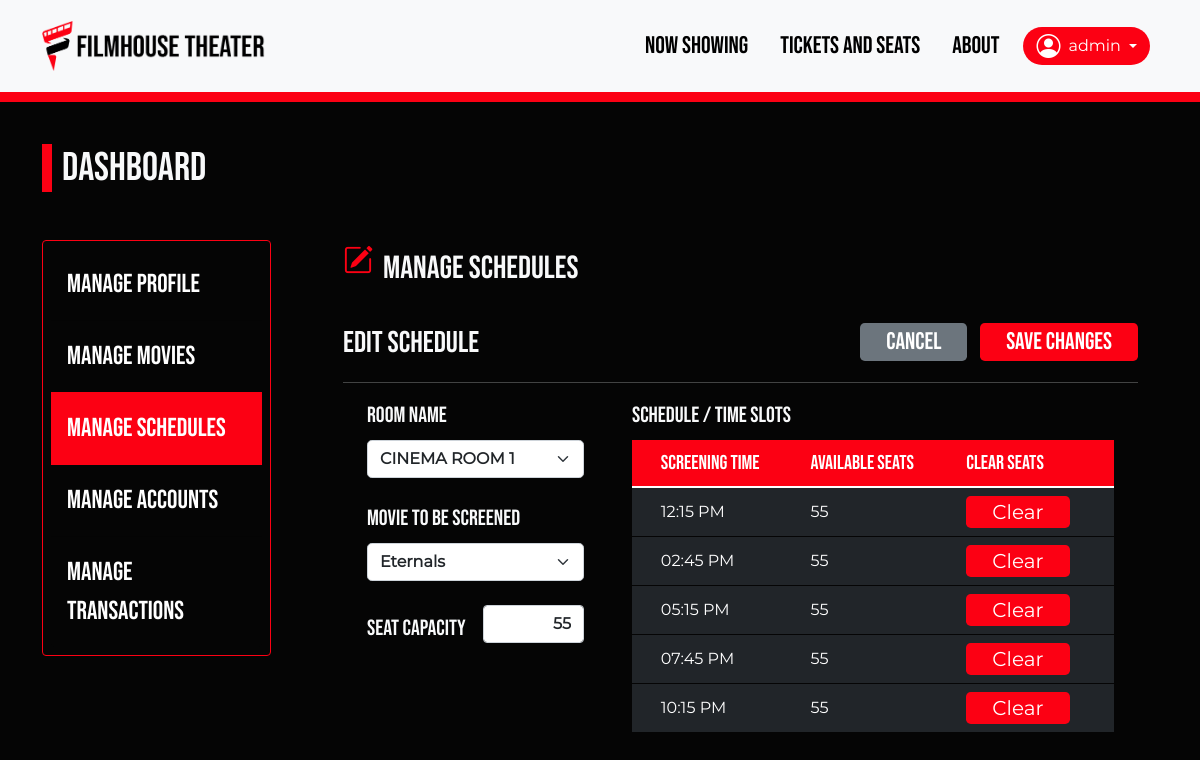
The app's page /manage-schedules.php?edit=1 (signed in) with its own data.
### tables this page shows
CREATE TABLE screening_room (
    roomID INT AUTO_INCREMENT NOT NULL,
    roomName VARCHAR (55) NOT NULL,
    movieID INT,
    seat_capacity INT NOT NULL,
    PRIMARY KEY (roomID),
    FOREIGN KEY (movieID) REFERENCES movies(movieID)
);

CREATE TABLE seat_status (
    roomID INT NOT NULL,
    screening_time TIME NOT NULL,
    no_of_available INT NOT NULL,
    occupied VARCHAR (255) NOT NULL,
    PRIMARY KEY (roomID, screening_time),
    FOREIGN KEY (roomID) REFERENCES screening_room(roomID)
);

### includes/movies.inc.php (called while the page is built, shortened)
<?php
function retrieveMovieDetails()
{
    require_once 'dbh.inc.php';
    $sql = "SELECT * FROM movies;";
    $stmt = mysqli_stmt_init($conn);
    if (!mysqli_stmt_prepare($stmt, $sql)) {
        die(mysqli_stmt_error($stmt));
        exit();
    }
    mysqli_stmt_execute($stmt);
    $resultData = mysqli_stmt_get_result($stmt);
    return $resultData;
}
function retrieveRooms()
{
    require 'dbh.inc.php';
    $sql = "SELECT * FROM screening_room;";
    $stmt = mysqli_stmt_init($conn);
    if (!mysqli_stmt_prepare($stmt, $sql)) {
        die(mysqli_stmt_error($stmt));
        exit();
    }
    mysqli_stmt_execute($stmt);
    $resultData = mysqli_stmt_get_result($stmt);
    return $resultData;
}

### includes/schedules.inc.php (called while the page is built, shortened)
<?php
function retrieveRoomByID ($roomID){
    require 'dbh.inc.php';
    $sql = "SELECT * FROM screening_room WHERE roomID = ".$roomID.";";
    $stmt = mysqli_stmt_init($conn);
    if (!mysqli_stmt_prepare($stmt, $sql)) {
        die(mysqli_stmt_error($stmt));
        exit();
    }
    mysqli_stmt_execute($stmt);
    $resultData = mysqli_stmt_get_result($stmt);
    $row = $resultData->fetch_assoc();
    return $row;
}
function retrieveRoomSchedules($roomID){
    require 'dbh.inc.php';
    $sql = "SELECT *, TIME_FORMAT(screening_time, '%h:%i %p') formattedTime FROM seat_status WHERE roomID = ".$roomID.";";
    $stmt = mysqli_stmt_init($conn);
    if (!mysqli_stmt_prepare($stmt, $sql)) {
        die(mysqli_stmt_error($stmt));
        exit();
    }
    mysqli_stmt_execute($stmt);
    $resultData = mysqli_stmt_get_result($stmt);
    return $resultData;
}

### manage-schedules.php (the view, shortened to what this page needs)
<!DOCTYPE html>
<html lang="en">
<head>
    <link href="https://cdn.jsdelivr.net/npm/bootstrap@5.1.1/dist/css/bootstrap.min.css" rel="stylesheet">
    <link rel="stylesheet" href="https://cdn.jsdelivr.net/npm/bootstrap-icons@1.3.0/font/bootstrap-icons.css">
    <link rel="stylesheet" href="css/dashboard.css">
    <link rel="stylesheet" href="css/all.css">
</head>
<body>
    <?php require_once 'header.php';
    require_once 'includes/movies.inc.php';
    require_once 'includes/schedules.inc.php';
    $movies = retrieveMovieDetails();
    $rooms = retrieveRooms();
    $roomID = $_GET["edit"];
    if (isset($_GET["edit"])) {
        $roomDetail = retrieveRoomById($_GET["edit"]);
        $roomSchedules = retrieveRoomSchedules($_GET["edit"]);
    }
    ?>
    <br>
    <section class="mb-5">
        <div class="container">
            <h2 class="text-light cinema-label my-5">Dashboard</h2>
            <div class="row g-2">
                <div class="col-md-3 pe-5 rounded-3">
                    <div class="card dashboard-nav">
                        <div class="list-group list-group-flush p-2">
                            <button type="button" class="list-group-item list-group-item-action py-3 button-nav" id="btnProfile">
                                Manage Profile</button>
                            <button type="button" class="list-group-item list-group-item-action py-3 button-nav" id="btnMovies">
                                Manage Movies</button>
                            <button type="button" class="list-group-item list-group-item-action active py-3 button-nav" id="btnSchedules">
                                Manage Schedules</button>
                            <?php if ($_SESSION['accountType'] == 'admin') : ?>
                                <button type="button" class="list-group-item list-group-item-action py-3 button-nav" id="btnAccounts">Manage Accounts</button>
                                <button type="button" class="list-group-item list-group-item-action py-3 button-nav" id="btnTransactions">Manage Transactions</button>
                            <?php else : ?>
                                <button type="button" class="list-group-item list-group-item-action py-3 button-nav disabled" id="btnAccounts">Manage Accounts</button>
                                <button type="button" class="list-group-item list-group-item-action py-3 button-nav disabled" id="btnTransactions">Manage Transactions</button>
                            <?php endif; ?>
                        </div>
                    </div>
                </div>
                <div class="col-sm px-4 text-light">
                    <div class="dashboard">
                        <form action="includes/schedules.inc.php" method="POST" enctype="multipart/form-data">
                            <div class="d-flex align-items-center page-title">
                                <span class="dashboard-icon"><i class="bi bi-pencil-square"></i></span>
                                <span> Manage Schedules</span>
                            </div>
                            <br>
                            <div class="d-flex align-items-center justify-content-between mb-2 profile-header">
                                <span class="">Edit Schedule</span>
                                <div>
                                    <button type="button" class="btn btnCancel-room rounded-3 mx-2" id="btnEdit" onclick="cancelEditRoom()">Cancel</button>
                                    <button type="submit" class="btn btnSave-room rounded-3" id="btnSave" name="save">Save Changes</button>
                                </div>
                            </div>
                            <div class="personal mt-3 mb-5">
                                <hr>
                                <div class="mx-4">
                                    <div class="row g-5 mb-4">
                                        <div class="col-md-4">
                                            <div class="mb-4">
                                                <label class="mb-2">Room Name</label>
                                                <select class="form-select rounded-3 mb-2" name="rooms" id="roomName" onchange="roomChange()">
                                                    <?php while ($row = $rooms->fetch_assoc()) : ?>
                                                        <?php if ($row['roomID'] == $roomID) : ?>
                                                            <option value="<?php echo $row['roomID']; ?>" selected><?php echo $row['roomName']; ?></option>
                                                        <?php else : ?>
                                                            <option value="<?php echo $row['roomID']; ?>"><?php echo $row['roomName']; ?></option>
                                                        <?php endif; ?>
                                                    <?php endwhile; ?>
                                                </select>
                                            </div>
                                            <div class="mb-4">
                                                <label class="mb-2">Movie To be Screened</label>
                                                <select class="form-select rounded-3 mb-2" name="movies">
                                                    <?php while ($row = $movies->fetch_assoc()) : ?>
                                                        <?php if ($row['movieID'] == $roomDetail['movieID']) : ?>
                                                            <option value="<?php echo $row['movieID']; ?>" selected><?php echo $row['movieTitle']; ?></option>
                                                        <?php else : ?>
                                                            <option value="<?php echo $row['movieID']; ?>"><?php echo $row['movieTitle']; ?></option>
                                                        <?php endif; ?>
                                                    <?php endwhile; ?>
                                                </select>
                                            </div>
                                            <div class="d-flex align-items-center">
                                                <label for="txtRoomName" class="mb-3 w-100 me-3">Seat Capacity</label>
                                                <div class="input-group mb-4 w-30">
                                                    <?php if (isset($_GET['edit'])) : ?>
                                                        <input type="number" class="form-control text-end" placeholder="0" id="txtRoomName" value="<?php echo $roomDetail['seat_capacity']; ?>" name="seat" required onkeypress="return isNumberKey(event)">
                                                    <?php else : ?>
                                                        <input type="number" class="form-control text-end" placeholder="55" id="txtRoomName" value="" name="seat" required onkeypress="return isNumberKey(event)">
                                                    <?php endif; ?>
                                                </div>
                                            </div>
                                        </div>
                                        <div class="col-md">
                                            <label class="mb-2">Schedule / Time Slots</label>
                                            <table class="table table-hover" id="schedule-table">
                                                <thead>
                                                    <tr>
                                                        <th scope="col"></th>
                                                        <th scope="col">Screening Time</th>
                                                        <th scope="col">Available Seats</th>
                                                        <th scope="col">Clear Seats</th>
                                                    </tr>
                                                </thead>
                                                <tbody id="tableBody">
                                                    <?php while ($row = $roomSchedules->fetch_assoc()) : ?>
                                                        <tr>
                                                            <td class="align-middle"><input class="form-check-input rowCheck shadow-none" type="hidden" name="screening_time[]" value="<?php echo $row['screening_time']; ?>"></td>
                                                            <td class="align-middle"><?php echo $row['formattedTime']; ?></td>
                                                            <td class="align-middle"><?php echo $row['no_of_available']; ?></td>
                                                            <td class="align-middle">
                                                                <button type="button" onclick="location.href='includes/schedules.inc.php?clear=<?php echo $row['screening_time']; ?>&room=<?php echo $roomID; ?>';" class="btn btnClear-seats rounded-3" id="btnSave" name="save">Clear</button>
                                                            </td>
                                                        </tr>
                                                    <?php endwhile; ?>
                                                </tbody>
                                            </table>
                                        </div>
                                    </div>
                                </div>
                            </div>
                        </form>
                    </div>
                </div>
            </div>
        </div>
    </section>
</body>
</html>

### css/dashboard.css (style rules this page uses)
section { margin-top: 120px; }
.cinema-label { border-left: 10px solid #FC0013; padding-left: 10px; font-size: 40px; }
.dashboard-nav { background-color: #050505; border-color: #FC0013; font-size: 26px; color: #FFF; }
.button-nav { background-color: #050505; color: #FFF; }
.button-nav.active { background-color: #FC0013; color: #FFF; border-color: #FC0013; }
.page-title { font-size: 32px; }
.dashboard-icon { color: #FC0013; font-size: 30px; margin-right: 10px; padding-bottom: 12px; }
.profile-header { font-size: 30px; }
form label { font-size: 22px; }
.form-control { font-size: 16px; font-family: Montserrat; font-weight: bolder; }
form label { user-select: none; }
.table { color: #FFF; }
thead { background-color: #FC0013; }
th { font-size: 20px; font-weight: normal; }
tbody { font-family: Montserrat; background-color: #212529; }
tr { border-color: #050505; }
.form-select { font-size: 16px; font-family: Montserrat; font-weight: bold; }
.form-select option { background-color: #101010; color: #FFF; font-size: 18px; }
.btnCancel-room { background-color: #6c757d; color: #FFF; font-size: 24px; padding: 0 25px; }
.btnSave-room { background-color: #FC0013; color: #FFF; font-size: 24px; padding: 0 25px; }
.btnClear-seats { background-color: #FC0013; color: #FFF; font-size: 20px; padding: 0 25px; }

### css/all.css (style rules this page uses)
body { font-family: 'Bebas Neue'; background-color: #050505; }

### records on screen
screening_room: seat "55"
seat_status: formattedTime "12:15 PM", no_of_available "55"
seat_status: formattedTime "02:45 PM", no_of_available "55"
seat_status: formattedTime "05:15 PM", no_of_available "55"
seat_status: formattedTime "07:45 PM", no_of_available "55"
seat_status: formattedTime "10:15 PM", no_of_available "55"

### other values on screen
$_SESSION["accountUser"] "admin"
form field rooms "CINEMA ROOM 1"
form field movies "Eternals"
